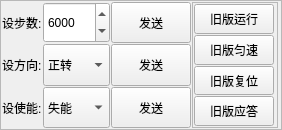
           <widget class="QFrame" name="frame_10">
            <property name="minimumSize">
             <size>
              <width>0</width>
              <height>130</height>
             </size>
            </property>
            <property name="frameShape">
             <enum>QFrame::StyledPanel</enum>
            </property>
            <property name="frameShadow">
             <enum>QFrame::Plain</enum>
            </property>
            <layout class="QGridLayout" name="gridLayout_14">
             <property name="leftMargin">
              <number>1</number>
             </property>
             <property name="topMargin">
              <number>1</number>
             </property>
             <property name="rightMargin">
              <number>3</number>
             </property>
             <property name="bottomMargin">
              <number>1</number>
             </property>
             <property name="spacing">
              <number>1</number>
             </property>
             <item row="1" column="1">
              <widget class="QComboBox" name="comboBox_DirSet">
               <property name="sizePolicy">
                <sizepolicy hsizetype="Preferred" vsizetype="Minimum">
                 <horstretch>0</horstretch>
                 <verstretch>0</verstretch>
                </sizepolicy>
               </property>
               <item>
                <property name="text">
                 <string>正转</string>
                </property>
               </item>
               <item>
                <property name="text">
                 <string>反转</string>
                </property>
               </item>
              </widget>
             </item>
             <item row="2" column="1">
              <widget class="QComboBox" name="comboBox_Enanble">
               <property name="sizePolicy">
                <sizepolicy hsizetype="Preferred" vsizetype="Minimum">
                 <horstretch>0</horstretch>
                 <verstretch>0</verstretch>
                </sizepolicy>
               </property>
               <item>
                <property name="text">
                 <string>失能</string>
                </property>
               </item>
               <item>
                <property name="text">
                 <string>使能</string>
                </property>
               </item>
              </widget>
             </item>
             <item row="2" column="2">
              <widget class="QPushButton" name="pushButton_Enanble">
               <property name="sizePolicy">
                <sizepolicy hsizetype="Minimum" vsizetype="Minimum">
                 <horstretch>0</horstretch>
                 <verstretch>0</verstretch>
                </sizepolicy>
               </property>
               <property name="text">
                <string>发送</string>
               </property>
              </widget>
             </item>
             <item row="1" column="2">
              <widget class="QPushButton" name="pushButton_DirSet">
               <property name="sizePolicy">
                <sizepolicy hsizetype="Minimum" vsizetype="Minimum">
                 <horstretch>0</horstretch>
                 <verstretch>0</verstretch>
                </sizepolicy>
               </property>
               <property name="text">
                <string>发送</string>
               </property>
              </widget>
             </item>
             <item row="1" column="0">
              <widget class="QLabel" name="label_10">
               <property name="sizePolicy">
                <sizepolicy hsizetype="Fixed" vsizetype="Minimum">
                 <horstretch>0</horstretch>
                 <verstretch>0</verstretch>
                </sizepolicy>
               </property>
               <property name="text">
                <string>设方向:</string>
               </property>
              </widget>
             </item>
             <item row="0" column="0">
              <widget class="QLabel" name="label_9">
               <property name="sizePolicy">
                <sizepolicy hsizetype="Fixed" vsizetype="Minimum">
                 <horstretch>0</horstretch>
                 <verstretch>0</verstretch>
                </sizepolicy>
               </property>
               <property name="text">
                <string>设步数:</string>
               </property>
              </widget>
             </item>
             <item row="0" column="1">
              <widget class="QSpinBox" name="spinBox_setpSet">
               <property name="sizePolicy">
                <sizepolicy hsizetype="Minimum" vsizetype="Minimum">
                 <horstretch>0</horstretch>
                 <verstretch>0</verstretch>
                </sizepolicy>
               </property>
               <property name="minimum">
                <number>1</number>
               </property>
               <property name="maximum">
                <number>999999999</number>
               </property>
               <property name="value">
                <number>6000</number>
               </property>
              </widget>
             </item>
             <item row="0" column="2">
              <widget class="QPushButton" name="pushButton_setpSet">
               <property name="sizePolicy">
                <sizepolicy hsizetype="Minimum" vsizetype="Minimum">
                 <horstretch>0</horstretch>
                 <verstretch>0</verstretch>
                </sizepolicy>
               </property>
               <property name="text">
                <string>发送</string>
               </property>
              </widget>
             </item>
             <item row="2" column="0">
              <widget class="QLabel" name="label_12">
               <property name="sizePolicy">
                <sizepolicy hsizetype="Fixed" vsizetype="Minimum">
                 <horstretch>0</horstretch>
                 <verstretch>0</verstretch>
                </sizepolicy>
               </property>
               <property name="text">
                <string>设使能:</string>
               </property>
              </widget>
             </item>
             <item row="0" column="3" rowspan="3">
              <widget class="QFrame" name="frame_11">
               <property name="sizePolicy">
                <sizepolicy hsizetype="Preferred" vsizetype="Minimum">
                 <horstretch>0</horstretch>
                 <verstretch>0</verstretch>
                </sizepolicy>
               </property>
               <property name="frameShape">
                <enum>QFrame::StyledPanel</enum>
               </property>
               <property name="frameShadow">
                <enum>QFrame::Plain</enum>
               </property>
               <layout class="QGridLayout" name="gridLayout_15">
                <property name="leftMargin">
                 <number>1</number>
                </property>
                <property name="topMargin">
                 <number>1</number>
                </property>
                <property name="rightMargin">
                 <number>3</number>
                </property>
                <property name="bottomMargin">
                 <number>1</number>
                </property>
                <property name="spacing">
                 <number>1</number>
                </property>
                <item row="3" column="3">
                 <widget class="QPushButton" name="pushButton_OldAsk">
                  <property name="sizePolicy">
                   <sizepolicy hsizetype="Minimum" vsizetype="Minimum">
                    <horstretch>0</horstretch>
                    <verstretch>0</verstretch>
                   </sizepolicy>
                  </property>
                  <property name="text">
                   <string>旧版应答</string>
                  </property>
                 </widget>
                </item>
                <item row="0" column="3">
                 <widget class="QPushButton" name="pushButton_Run_Accr">
                  <property name="sizePolicy">
                   <sizepolicy hsizetype="Minimum" vsizetype="Minimum">
                    <horstretch>0</horstretch>
                    <verstretch>0</verstretch>
                   </sizepolicy>
                  </property>
                  <property name="text">
                   <string>旧版运行</string>
                  </property>
                 </widget>
                </item>
                <item row="1" column="3">
                 <widget class="QPushButton" name="pushButton_Run_Even">
                  <property name="sizePolicy">
                   <sizepolicy hsizetype="Minimum" vsizetype="Minimum">
                    <horstretch>0</horstretch>
                    <verstretch>0</verstretch>
                   </sizepolicy>
                  </property>
                  <property name="text">
                   <string>旧版匀速</string>
                  </property>
                 </widget>
                </item>
                <item row="2" column="3">
                 <widget class="QPushButton" name="pushButton_Run_Reset">
                  <property name="sizePolicy">
                   <sizepolicy hsizetype="Minimum" vsizetype="Minimum">
                    <horstretch>0</horstretch>
                    <verstretch>0</verstretch>
                   </sizepolicy>
                  </property>
                  <property name="text">
                   <string>旧版复位</string>
                  </property>
                 </widget>
                </item>
               </layout>
              </widget>
             </item>
            </layout>
           </widget>
